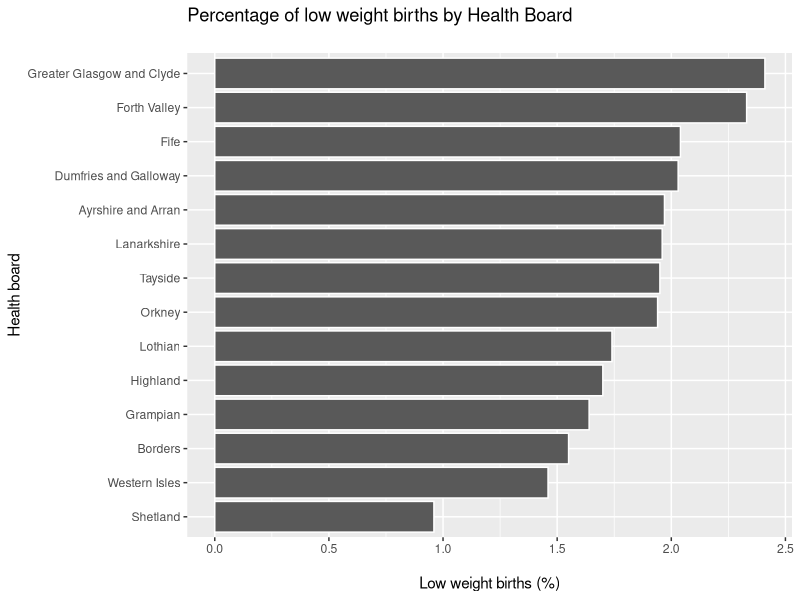
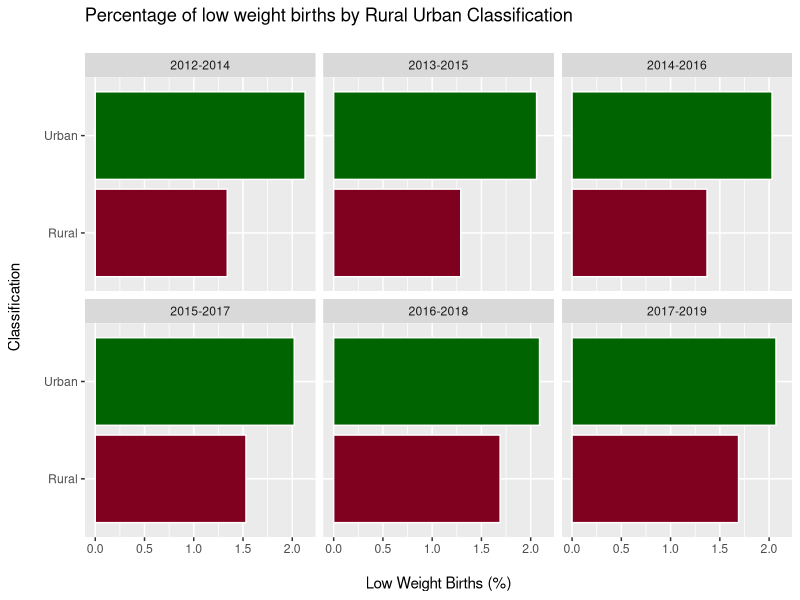
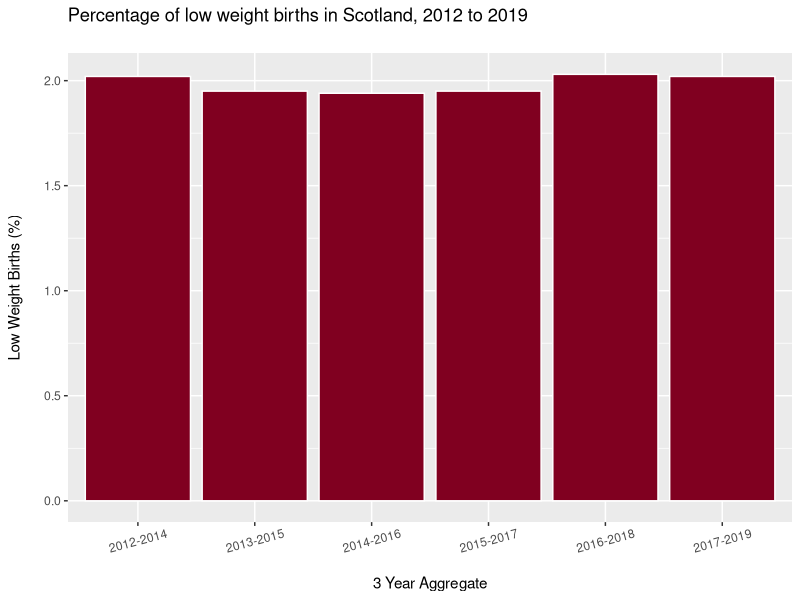

These figures' R source, in order:
library(tidyverse)

birth_weight <- read_csv("clean_data/birth_weight_summary.csv") 

# 1. calculate the percentage of low weight births by health board
birth_weight_hb <- birth_weight %>% 
  group_by(health_board_name) %>% 
  summarise(percent_lbw_by_hb = 
              round((100*(sum(low_weight_births) / sum(all_births))), 2))

# plot data to the graph
birth_weight_hb %>% 
  ggplot()+
  aes(x = reorder(health_board_name, percent_lbw_by_hb), y = percent_lbw_by_hb)+
  geom_col(col = "white")+
  coord_flip()+
  labs(x = "Health board",
       y = "\nLow weight births (%)",
       title = "Percentage of low weight births by Health Board\n")

# 2. calculate the percentage of low weight births by Urban Rural Classification over our time period
birth_weight_ur <- birth_weight %>% 
  group_by(date_code, urban_rural_2_name) %>% 
  summarise(percent_lbw_by_ur = 
              round((100*(sum(low_weight_births) / sum(all_births))), 2))

# plot data to the graph
birth_weight_ur %>% 
  ggplot()+
  aes(x = urban_rural_2_name, y = percent_lbw_by_ur, fill = urban_rural_2_name) +
  geom_col(col = "white")+
  facet_wrap(~date_code)+
  coord_flip()+
  labs(x = "Classification\n",
       y = "\nLow Weight Births (%)",
       title = "Percentage of low weight births by Rural Urban Classification\n") +
  scale_fill_manual(values = c("#800020", "darkgreen"), guide = FALSE)

# 3. calculate the percentage low weight bights by 3 aggregate years
birth_weight_year <- birth_weight %>% 
  group_by(date_code) %>% 
  summarise(percent_lbw_by_year = 
              round((100*(sum(low_weight_births) / sum(all_births))), 2))

# plot data to the graph
birth_weight_year %>% 
  ggplot()+
  aes(x = date_code, y = percent_lbw_by_year, fill = date_code)+
  geom_col(col = "white")+
  labs(x = "\n3 Year Aggregate",
       y = "Low Weight Births (%)\n",
       title = "Percentage of low weight births in Scotland, 2012 to 2019\n")+
  theme(axis.text.x = element_text(angle = 15, vjust = 0.6)) +
  scale_fill_manual(values = c("#800020", "#800020", "#800020", "#800020", "#800020", "#800020"), guide = FALSE)

# 4. calculate the total number of births
total_births_by_year <- birth_weight %>% 
  group_by(date_code) %>% 
  summarise(sum_births_by_year = sum(all_births/1000))

# plot data to the graph
total_births_by_year_graph <- total_births_by_year %>% 
  ggplot()+
  aes(x = date_code, y = sum_births_by_year)+
  geom_col(col = "white")+
  labs(x = "\n3 year aggregate",
       y = "Births (1000 units)\n",
       title = "Number of singleton births in Scotland, 2012 to 2019\n")+
  theme(axis.text.x = element_text(angle = 15, vjust = 0.6))
